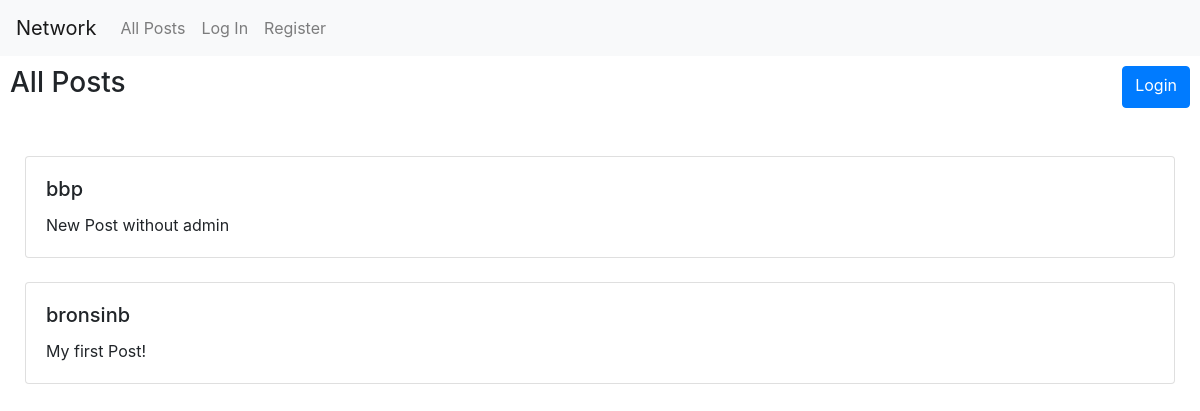
/, run on an earlier commit of the app's database.
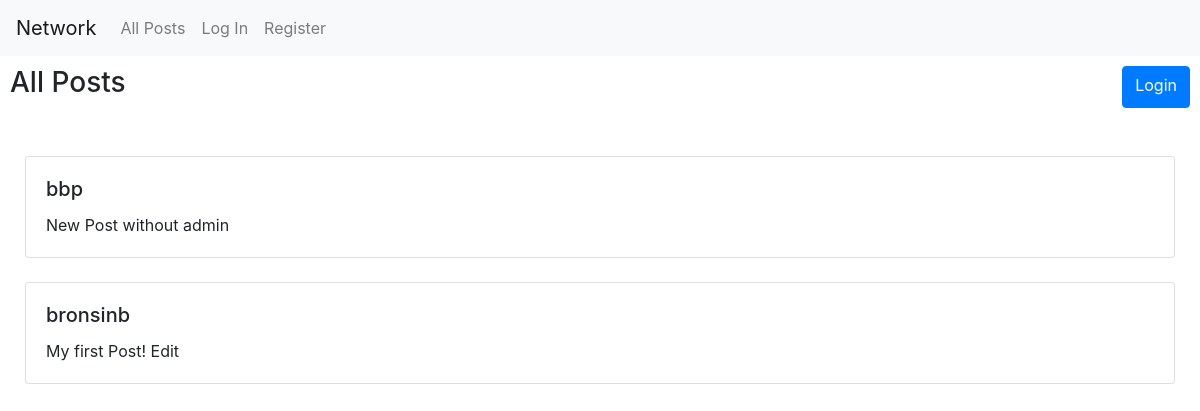
And on a later commit of the database.
### network/models.py (models this page shows, shortened)
class Post(models.Model):
    user = models.ForeignKey(User, on_delete=models.CASCADE, related_name="posts")
    text = models.CharField(max_length=280)
    created = models.DateTimeField(auto_now_add=True)
    likes = models.ManyToManyField(User, blank=True, related_name="likes")

class User(AbstractUser):
    follower = models.ManyToManyField('self', blank=True, symmetrical=False, related_name="following")

### network/views.py (the view)
# urls.py: path("", views.index, name="index"),
def index(request):
    if request.method == "POST":
        new_edit_post(request)
    posts = Post.objects.all().order_by('created').reverse()
    return render(request, "network/index.html", {
        "posts": posts
    })

### network/templates/network/index.html (shortened to what this page needs)
{% extends "network/layout.html" %}
{% load static %}
{% block body %}
    <div class="container-fluid">
        <div class="row">
            <h3 class="col-xs">All Posts</h3>
            <div class="col">
            </div>
            {% if user.is_authenticated %}
                <button id="new-post-button" class="btn btn-primary">New Post</button>
            {% else %}
                <a href="{% url 'login' %}" class="btn btn-primary">Login</a>
            {% endif %}
        </div>
        <br>
        <br>
        {% for post in posts %}
            <div class="card">
                <div class="card-body">
                    <h5 class="card-title">{{ post.user.username }}</h5>
                    <p class="card-text">{{ post.text }}</p>
                </div>
            </div>
            <br>
        {% empty %}
            <div class="alert alert-primary" role="alert">
                No Posts!
          </div>
        {% endfor %}
    </div>
{% endblock %}

What changed in the data, as far as the page shows it:
changed Post "bronsinb": text "My first Post!" → "My first Post! Edit"
